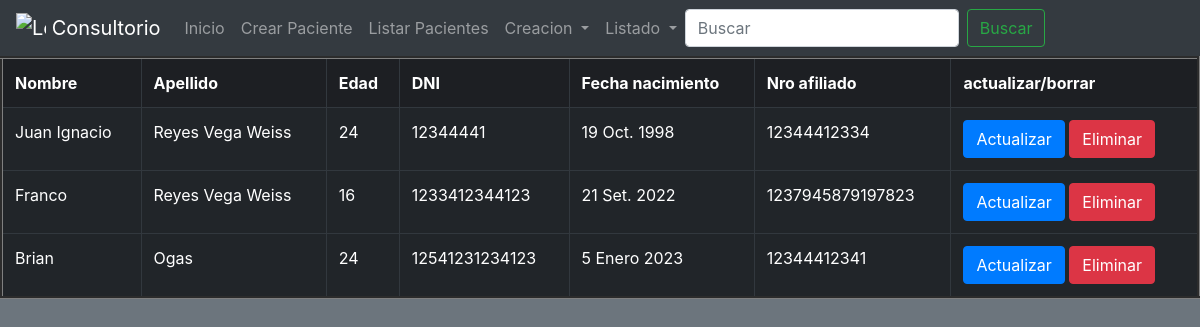
The page /list-patients/ on the database as committed earlier.
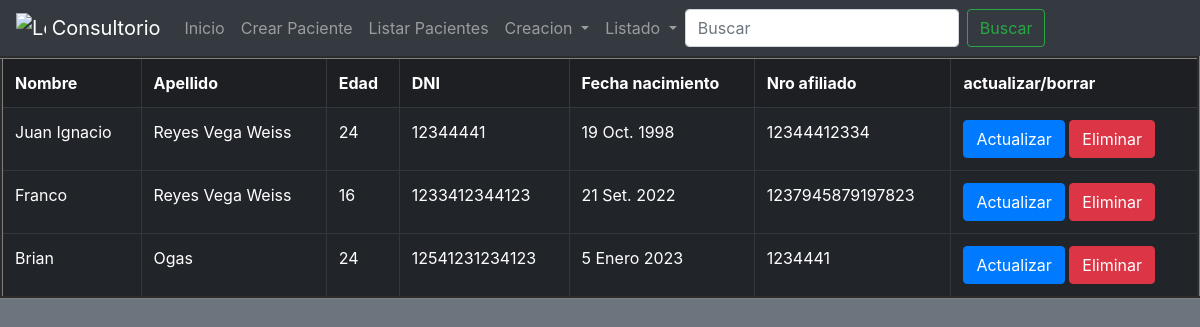
The same page on the database as committed later.
### Consultorio/models.py (models this page shows, shortened)
class Patient(models.Model):
    name = models.CharField(max_length=50, blank=False)
    surname = models.CharField(max_length=50, blank=False)
    age = models.IntegerField(blank=False)
    dni = models.IntegerField(blank=False)
    birth_date = models.DateField(blank=False)
    affiliate_code = models.IntegerField(blank=False)
    class Meta:
        verbose_name = 'Paciente'
        verbose_name_plural = 'Pacientes'

### Consultorio/views.py (the view)
# urls.py: path("list-patients/", patient_list),
def patient_list(request):
    if "search" in request.GET:
        search = request.GET["search"]
        list_patient = Patient.objects.filter(name__icontains = search)
    else:
        list_patient = Patient.objects.all()
    context = {
        "patients" : list_patient,
    }
    return render(request, "patients/list_patients.html", context=context)

### Templates/patients/list_patients.html (shortened to what this page needs)
{% extends 'base.html' %}
{% block navbar %}
<form class="form-inline my-2 my-lg-0" action="/lists-patients/" method="GET">
    <input class="form-control mr-sm-2" type="search" placeholder="Buscar" aria-label="Search" name="search">
    <button class="btn btn-outline-success my-2 my-sm-0" type="submit">Buscar</button>
</form>
{% endblock %}
{% block content %}
<table class="table table-dark table-hover" cellspacing="5" cellpadding="5" border="3">
<tr class="table-active">
    <td><strong>Nombre</strong></td>
    <td><strong>Apellido</strong></td>
    <td><strong>Edad</strong></td>
    <td><strong>DNI</strong></td>
    <td><strong>Fecha nacimiento</strong></td>
    <td><strong>Nro afiliado</strong></td>
    <td><strong>actualizar/borrar</strong></td>
</tr>
{% for patient in patients %}
<tr>
    <td>{{patient.name}}</td>
    <td>{{patient.surname}}</td>
    <td>{{patient.age}}</td>
    <td>{{patient.dni}}</td>
    <td>{{patient.birth_date}}</td>
    <td>{{patient.affiliate_code}}</td>
    <td>
        <a href="/update-patient/{{patient.id}}/" class="btn btn-primary">Actualizar</a>
        <a href="/delete-patient/{{patient.id}}/" class="btn btn-danger">Eliminar</a>
    </td>
</tr>
{% endfor %}
</table>
{% endblock %}

Rows that differ between the two databases and show on the page:
changed Patient "Brian": affiliate_code "12344412341" → "1234441"
